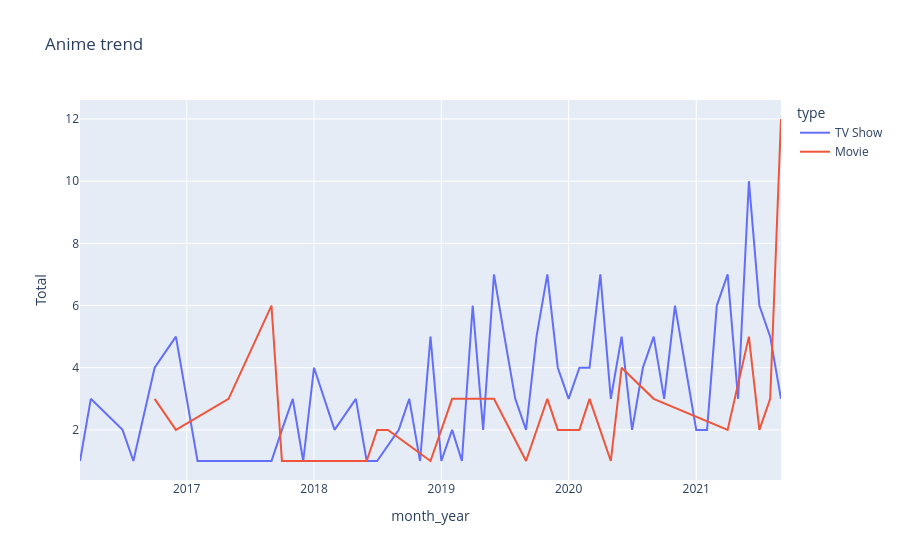

Notebook code for this chart:
### Code cell
df_anime_copy = df_anime.copy()
df_anime_copy["month_year"] = df_anime_copy["date_added"].dt.to_period("M").astype(str)

type_by_year_anime = (
    df_anime_copy.groupby(["month_year","type"])
    .agg(
        Total=("show_id", "count"),
    )
    .reset_index()
)

fig = px.line(type_by_year_anime, x="month_year", y="Total", color="type",title="Anime trend")
fig.show()

### Figure 1 — Plotly figure (JSON) as saved in the notebook; plotly's stock layout.template omitted (floating-point values rounded to 4 significant figures)
{"data": [{"hovertemplate": "type=TV Show<br>month_year=%{x}<br>Total=%{y}<extra></extra>", "legendgroup": "TV Show", "line": {"color": "#636efa", "dash": "solid"}, "marker": {"symbol": "circle"}, "mode": "lines", "name": "TV Show", "orientation": "v", "showlegend": true, "type": "scatter", "x": ["2016-03", "2016-04", "2016-07", "2016-08", "2016-10", "2016-12", "2017-02", "2017-03", "2017-04", "2017-06", "2017-09", "2017-10", "2017-11", "2017-12", "2018-01", "2018-03", "2018-05", "2018-06", "2018-07", "2018-09", "2018-10", "2018-11", "2018-12", "2019-01", "2019-02", "2019-03", "2019-04", "2019-05", "2019-06", "2019-07", "2019-08", "2019-09", "2019-10", "2019-11", "2019-12", "2020-01", "2020-02", "2020-03", "2020-04", "2020-05", "2020-06", "2020-07", "2020-08", "2020-09", "2020-10", "2020-11", "2020-12", "2021-01", "2021-02", "2021-03", "2021-04", "2021-05", "2021-06", "2021-07", "2021-08", "2021-09", "NaT"], "xaxis": "x", "y": [1, 3, 2, 1, 4, 5, 1, 1, 1, 1, 1, 2, 3, 1, 4, 2, 3, 1, 1, 2, 3, 1, 5, 1, 2, 1, 6, 2, 7, 5, 3, 2, 5, 7, 4, 3, 4, 4, 7, 3, 5, 2, 4, 5, 3, 6, 4, 2, 2, 6, 7, 3, 10, 6, 5, 3, 4], "yaxis": "y"}, {"hovertemplate": "type=Movie<br>month_year=%{x}<br>Total=%{y}<extra></extra>", "legendgroup": "Movie", "line": {"color": "#EF553B", "dash": "solid"}, "marker": {"symbol": "circle"}, "mode": "lines", "name": "Movie", "orientation": "v", "showlegend": true, "type": "scatter", "x": ["2016-10", "2016-12", "2017-05", "2017-09", "2017-10", "2018-03", "2018-05", "2018-06", "2018-07", "2018-08", "2018-12", "2019-01", "2019-02", "2019-06", "2019-09", "2019-11", "2019-12", "2020-01", "2020-02", "2020-03", "2020-04", "2020-05", "2020-06", "2020-09", "2021-04", "2021-06", "2021-07", "2021-08", "2021-09"], "xaxis": "x", "y": [3, 2, 3, 6, 1, 1, 1, 1, 2, 2, 1, 2, 3, 3, 1, 3, 2, 2, 2, 3, 2, 1, 4, 3, 2, 5, 2, 3, 12], "yaxis": "y"}], "layout": {"legend": {"title": {"text": "type"}, "tracegroupgap": 0}, "title": {"text": "Anime trend"}, "xaxis": {"anchor": "y", "domain": [0, 1], "title": {"text": "month_year"}}, "yaxis": {"anchor": "x", "domain": [0, 1], "title": {"text": "Total"}}}}
